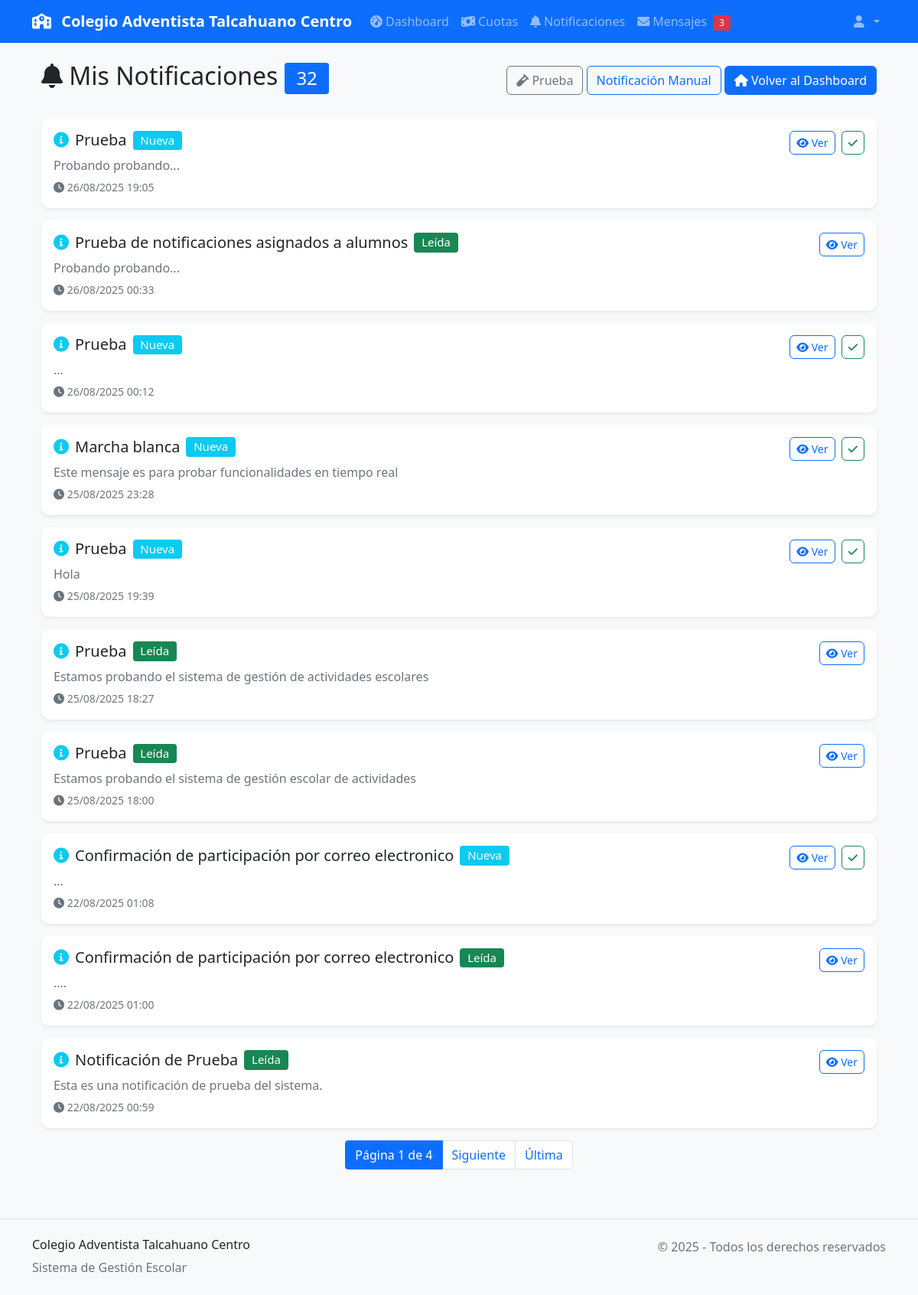
Page /notificaciones/ (signed in) on the earlier database version.
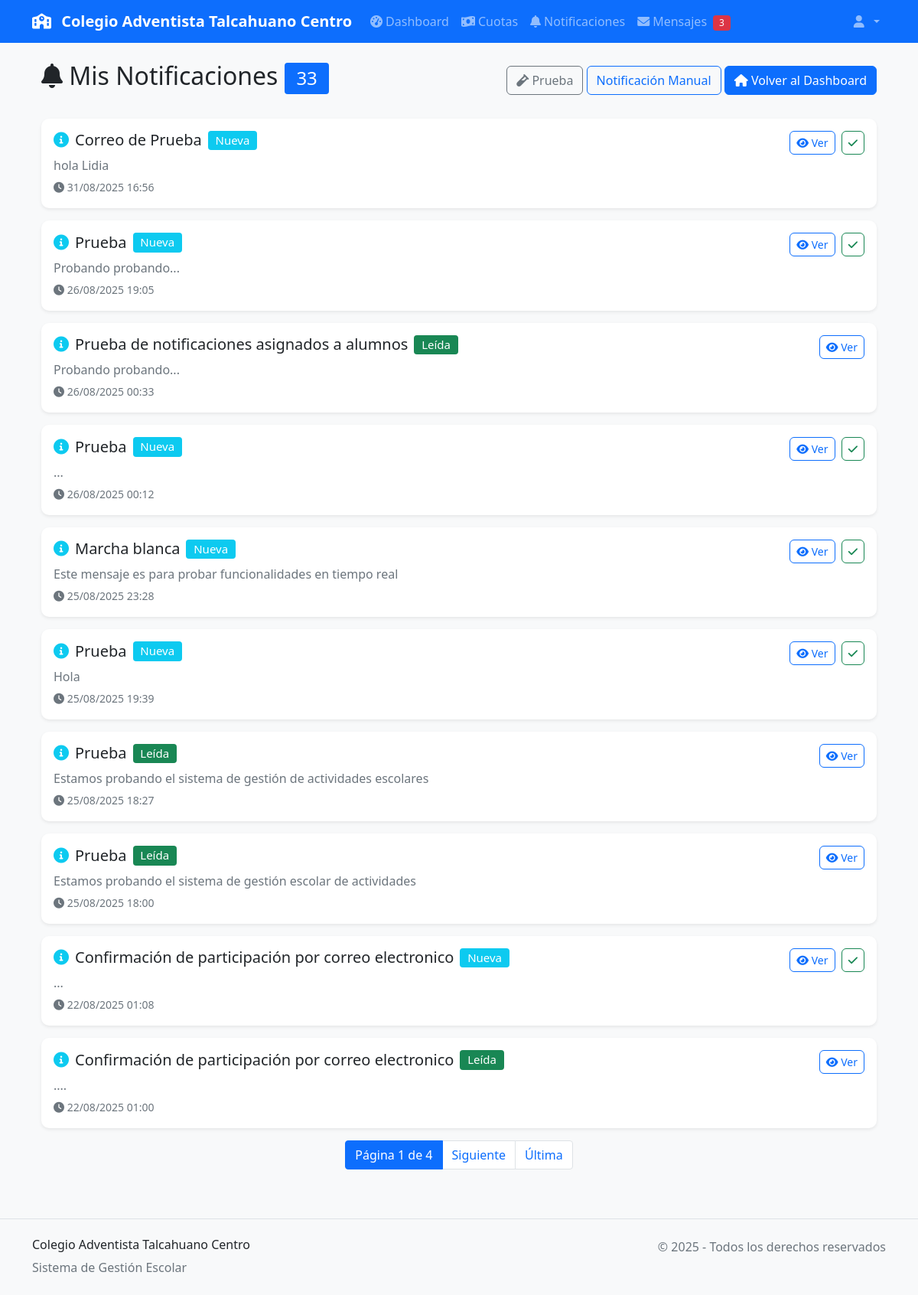
Same page on the later database version.
### core/models.py (models this page shows, shortened)
class Notificacion(models.Model):
    TIPO_NOTIFICACION_CHOICES = [
        ('pago_confirmado', 'Pago Confirmado'),
        ('pago_parcial', 'Pago Parcial'),
        ('recordatorio', 'Recordatorio de Pago'),
        ('cuota_vencida', 'Cuota Vencida'),
        ('nueva_cuota', 'Nueva Cuota Asignada'),
    ]
    ESTADOS = [
        ('enviada', 'Enviada'),
        ('pendiente', 'Pendiente'),
        ('fallida', 'Fallida'),
    ]
    usuario_registra = models.ForeignKey(User, on_delete=models.CASCADE, related_name='notificaciones_registradas')
    apoderado_nombre = models.CharField(max_length=200)
    apoderado_email = models.EmailField()
    apoderado_telefono = models.CharField(max_length=15, blank=True)
    apoderado_rut = models.CharField(max_length=12, blank=True)
    titulo = models.CharField(max_length=200)
    mensaje = models.TextField()
    tipo = models.CharField(max_length=20, choices=TIPO_NOTIFICACION_CHOICES)
    estudiante = models.ForeignKey(Estudiante, on_delete=models.SET_NULL, null=True, blank=True)
    actividad_nombre = models.CharField(max_length=200, blank=True)
    monto = models.DecimalField(max_digits=10, decimal_places=0, null=True, blank=True)
    metodo_pago = models.CharField(max_length=50, blank=True)
    leida = models.BooleanField(default=False)
    fecha_creacion = models.DateTimeField(auto_now_add=True)
    fecha_envio = models.DateTimeField(null=True, blank=True)
    estado = models.CharField(max_length=10, choices=ESTADOS, default='enviada')
    class Meta:
        ordering = ['-fecha_creacion']
        verbose_name = 'Notificación'
        verbose_name_plural = 'Notificaciones'

### core/notificacion_views.py (the view)
# urls.py: path('', notificacion_views.lista_notificaciones, name='lista'),
@login_required
def lista_notificaciones(request):
    try:
        notificaciones = Notificacion.objects.filter(
            Q(apoderado_email=request.user.email) |
            Q(usuario_registra=request.user)
        ).order_by('-fecha_creacion')
        paginator = Paginator(notificaciones, 10)
        page = request.GET.get('page')
        notificaciones_page = paginator.get_page(page)
        notificaciones_no_leidas = notificaciones.filter(leida=False)
        if notificaciones_no_leidas.exists():
            logger.info(f"Marcadas {notificaciones_no_leidas.count()} notificaciones como leídas para {request.user.email}")
        context = {
            'notificaciones': notificaciones_page,
            'total_notificaciones': notificaciones.count(),
        }
        return render(request, 'core/notificaciones/lista.html', context)
    except Exception as e:
        logger.error(f"Error al listar notificaciones para {request.user.email}: {str(e)}")
        messages.error(request, 'Error al cargar las notificaciones.')
        return redirect('core:dashboard')

### core/context_processors.py (called while the page is built)
def notificaciones_context(request):
    if request.user.is_authenticated:
        notificaciones_no_leidas = Notificacion.objects.filter(
            apoderado_email=request.user.email,
            estado__in=['enviado', 'visto']
        ).count()
        return {
            'notificaciones_no_leidas': notificaciones_no_leidas
        }
    return {
        'notificaciones_no_leidas': 0
    }

### templates/core/notificaciones/lista.html (shortened to what this page needs)
{% extends 'base.html' %}
{% load static %}
{% block content %}
<div class="container-fluid">
    <div class="row">
        <div class="col-12">
            <div class="d-flex justify-content-between align-items-center mb-4">
                <h2>
                    <i class="fas fa-bell"></i> Mis Notificaciones
                    {% if total_notificaciones > 0 %}
                        <span class="badge bg-primary">{{ total_notificaciones }}</span>
                    {% endif %}
                </h2>
                <div>
                    <a href="{% url 'notificaciones:test' %}" class="btn btn-outline-secondary">
                        <i class="fas fa-vial"></i> Prueba
                    </a>
                    <a href="{% url 'notificaciones:enviar_notificacion_manual' %}" class="btn btn-outline-primary">
                         Notificación Manual
                    </a>
                    <a href="{% url 'core:dashboard' %}" class="btn btn-primary">
                        <i class="fas fa-home"></i> Volver al Dashboard
                    </a>
                </div>
            </div>
            {% if notificaciones %}
                <div class="row">
                    {% for notificacion in notificaciones %}
                        <div class="col-12 mb-3">
                            <div class="card {% if notificacion.leida %}border-success{% else %}border-info{% endif %}">
                                <div class="card-body">
                                    <div class="row">
                                        <div class="col-md-10">
                                            <h5 class="card-title d-flex align-items-center">
                                                {% if notificacion.tipo == 'actividad' %}
                                                    <i class="fas fa-calendar-alt text-primary me-2"></i>
                                                {% elif notificacion.tipo == 'cuota' %}
                                                    <i class="fas fa-money-bill text-success me-2"></i>
                                                {% elif notificacion.tipo == 'sistema' %}
                                                    <i class="fas fa-cog text-secondary me-2"></i>
                                                {% else %}
                                                    <i class="fas fa-info-circle text-info me-2"></i>
                                                {% endif %}
                                                {{ notificacion.titulo }}
                                                {% if notificacion.leida %}
                                                    <span class="badge bg-success ms-2">Leída</span>
                                                {% else %}
                                                    <span class="badge bg-info ms-2">Nueva</span>
                                                {% endif %}
                                            </h5>
                                            <p class="card-text text-muted mb-1">
                                                {{ notificacion.mensaje|truncatewords:20 }}
                                            </p>
                                            <small class="text-muted">
                                                <i class="fas fa-clock"></i>
                                                {{ notificacion.fecha_creacion|date:"d/m/Y H:i" }}
                                            </small>
                                        </div>
                                        <div class="col-md-2 text-end">
                                            <a href="{% url 'notificaciones:detalle' notificacion.id %}"
                                               class="btn btn-outline-primary btn-sm">
                                                <i class="fas fa-eye"></i> Ver
                                            </a>
                                            {% if notificacion.leida == False %}
                                                <button type="button"
                                                        class="btn btn-outline-success btn-sm ms-1 marcar-leida"
                                                        data-notificacion-id="{{ notificacion.id }}">
                                                    <i class="fas fa-check"></i>
                                                </button>
                                            {% endif %}
                                        </div>
                                    </div>
                                </div>
                            </div>
                        </div>
                    {% endfor %}
                </div>
                {% if notificaciones.has_other_pages %}
                    <nav aria-label="Paginación de notificaciones">
                        <ul class="pagination justify-content-center">
                            <li class="page-item active">
                                <span class="page-link">
                                    Página {{ notificaciones.number }} de {{ notificaciones.paginator.num_pages }}
                                </span>
                            </li>
                            {% if notificaciones.has_next %}
                                <li class="page-item">
                                    <a class="page-link" href="?page={{ notificaciones.next_page_number }}">Siguiente</a>
                                </li>
                                <li class="page-item">
                                    <a class="page-link" href="?page={{ notificaciones.paginator.num_pages }}">Última</a>
                                </li>
                            {% endif %}
                        </ul>
                    </nav>
                {% endif %}
            {% endif %}
        </div>
    </div>
</div>
{% endblock %}

### templates/base.html (shortened to what this page needs)
<!DOCTYPE html>
<html lang="es">
<head>
    <link href="https://cdn.jsdelivr.net/npm/bootstrap@5.1.3/dist/css/bootstrap.min.css" rel="stylesheet">
    <link href="https://cdnjs.cloudflare.com/ajax/libs/font-awesome/6.0.0/css/all.min.css" rel="stylesheet">
    <link href="/static/css/styles.css" rel="stylesheet">
</head>
<body>
    <nav class="navbar navbar-expand-lg navbar-dark bg-primary">
        <div class="container">
            <a class="navbar-brand" href="{% url 'core:dashboard' %}">
                <i class="fas fa-school me-2"></i>
                Colegio Adventista Talcahuano Centro
            </a>
            <div class="collapse navbar-collapse" id="navbarNav">
                {% if user.is_authenticated %}
                <ul class="navbar-nav me-auto">
                    <li class="nav-item">
                        <a class="nav-link" href="{% url 'core:dashboard' %}">
                            <i class="fas fa-tachometer-alt me-1"></i>Dashboard
                        </a>
                    </li>
                    <li class="nav-item">
                        <a class="nav-link" href="{% url 'cuotas:lista_pagos' %}">
                            <i class="fas fa-money-bill-wave me-1"></i>Cuotas
                        </a>
                    </li>
                    <li class="nav-item">
                        <a class="nav-link" href="{% url 'notificaciones:lista' %}">
                            <i class="fas fa-bell me-1"></i>Notificaciones
                        </a>
                    </li>
                    <li class="nav-item">
                        <a class="nav-link" href="{% url 'core:bandeja_mensajes' %}">
                            <i class="fas fa-envelope me-1"></i>Mensajes
                            <span class="badge bg-danger ms-1">3</span>
                        </a>
                    </li>
                </ul>
                {% endif %}
                <ul class="navbar-nav">
                    {% if user.is_authenticated %}
                    <li class="nav-item dropdown">
                        <a class="nav-link dropdown-toggle" href="#" id="navbarDropdown" role="button" data-bs-toggle="dropdown">
                            <i class="fas fa-user me-1"></i>
                        </a>
                    </li>
                    {% else %}
                    <li class="nav-item">
                        <a class="nav-link" href="{% url 'accounts:login' %}">
                            <i class="fas fa-sign-in-alt me-1"></i>Iniciar Sesión
                        </a>
                    </li>
                    {% endif %}
                </ul>
            </div>
        </div>
    </nav>
    <main class="container mt-4">
        {% block content %}
        {% endblock %}
    </main>
    <footer class="bg-light mt-5 py-4">
        <div class="container">
            <div class="row">
                <div class="col-md-6">
                    <h6>Colegio Adventista Talcahuano Centro</h6>
                    <p class="text-muted mb-0">Sistema de Gestión Escolar</p>
                </div>
                <div class="col-md-6 text-md-end">
                    <p class="text-muted mb-0">© 2025 - Todos los derechos reservados</p>
                </div>
            </div>
        </div>
    </footer>
</body>
</html>

### static/css/styles.css (style rules this page uses)
:root { --primary-color: #0d6efd; --success-color: #198754; --warning-color: #ffc107; --danger-color: #dc3545; --info-color: #0dcaf0; --light-color: #f8f9fa; --dark-color: #212529; }
body { font-family: 'Segoe UI', Tahoma, Geneva, Verdana, sans-serif; background-color: #f8f9fa; }
.navbar-brand { font-weight: bold; font-size: 1.25rem; }
.navbar-nav .nav-link { font-weight: 500; transition: all 0.3s ease; }
.card { border: none; border-radius: 10px; box-shadow: 0 0.125rem 0.25rem rgba(0, 0, 0, 0.075); transition: all 0.3s ease; }
.btn { border-radius: 6px; font-weight: 500; transition: all 0.3s ease; }
.badge { font-size: 0.75em; font-weight: 500; padding: 0.35em 0.65em; }
footer { margin-top: auto; border-top: 1px solid #dee2e6; }

Differences in the rows shown:
no longer on this page (row unchanged): Notificacion: tipo "prueba" (drawn), titulo "Notificación de Prueba", leida "Leída", mensaje "Esta es una notificación de prueba del sistema.", fecha_creacion "22/08/2025 00:59"
added Notificacion: tipo "recordatorio" (drawn), titulo "Correo de Prueba", leida "Nueva", mensaje "hola Lidia", fecha_creacion "31/08/2025 16:56"
Other differences:
{{ total_notificaciones }}: "32" → "33"
